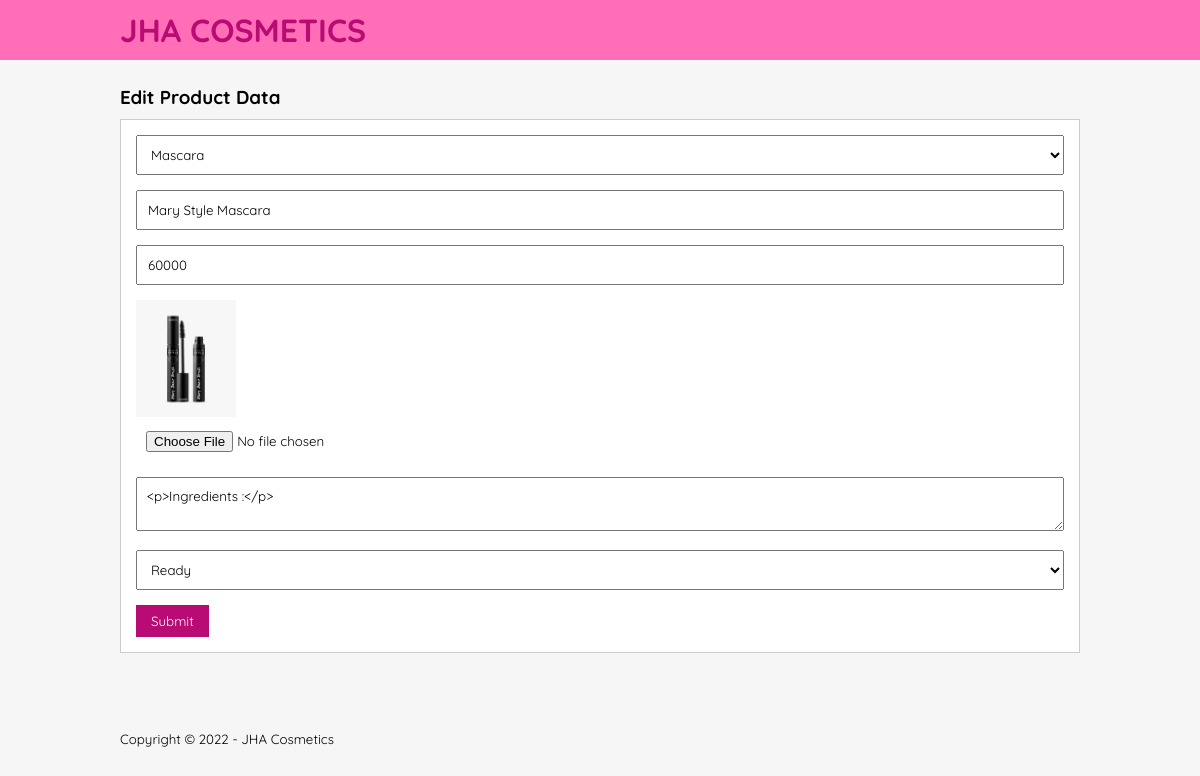
The page /edit-product.php?id=10 on the database its author committed.
### tables this page shows
CREATE TABLE `tb_product` (
  `product_id` int(11) NOT NULL,
  `category_id` int(11) NOT NULL,
  `product_name` varchar(100) NOT NULL,
  `product_price` int(11) NOT NULL,
  `product_description` text NOT NULL,
  `product_image` varchar(100) NOT NULL,
  `product_status` tinyint(1) NOT NULL,
  `date_created` timestamp NOT NULL DEFAULT current_timestamp()
);

CREATE TABLE `tb_category` (
  `category_id` int(11) NOT NULL,
  `category_name` varchar(25) NOT NULL
);

### edit-product.php (the view, shortened to what this page needs)
<?php
	include 'config.php';
	$images = mysqli_query($conn, "SELECT * FROM tb_product WHERE product_id = '".$_GET['id']."' ");
	$p = mysqli_fetch_object($images);
?>
<!DOCTYPE html>
<html>
<head>
	<link rel="stylesheet" href="css/style.css">
</head>
<body>
	<header>
		<div class="container">
			<h1><a href="index.php">JHA COSMETICS</a></h1>
		</div>
	</header>
	<div class="section">
		<div class="container">
			<h3>Edit Product Data</h3>
			<div class="box">
				<form action="" method="POST" enctype="multipart/form-data">
					<select class="input-control" name="kategori" required>
						<?php
							$kategori = mysqli_query($conn, "SELECT * FROM tb_category ORDER BY category_id DESC");
							while($r = mysqli_fetch_array($kategori)){
						?>
						<option value="<?php echo $r['category_id'] ?>" <?php echo ($r['category_id'] == $p->category_id)? 'selected':''; ?>><?php echo $r['category_name'] ?></option>
						<?php } ?>
					</select>
					<input type="text" name="nama" class="input-control" placeholder="Product Name" value="<?php echo $p->product_name ?>" required>
					<input type="text" name="harga" class="input-control" placeholder="Price" value="<?php echo $p->product_price ?>" required>
					<img src="images/<?php echo $p->product_image ?>" width="100px">
					<input type="file" name="gambar" class="input-control">
					<textarea class="input-control" name="deskripsi" placeholder="Description"><?php echo $p->product_description ?></textarea><br>
					<select class="input-control" name="status">
						<option value="1" <?php echo ($p->product_status == 1)? 'selected':''; ?>>Ready</option>
					</select>
					<input type="submit" name="submit" value="Submit" class="btn">
				</form>
			</div>
		</div>
	</div>
	<footer>
		<div class="container">
			<small>Copyright &copy; 2022 - JHA Cosmetics</small>
		</div>
	</footer>
</body>
</html>

### css/style.css (style rules this page uses)
* { padding:0; margin:0; font-family: 'Quicksand', sans-serif; }
body { background-color: #f6f6f6; }
a { color:#b80b73; text-decoration: none; }
.input-control { width:100%; padding:10px; margin-bottom: 15px; box-sizing: border-box; }
.btn { padding:8px 15px; background-color: #b80b73; color: #fff; border:none; cursor: pointer; }
header { background-color: #ff6eb6; color: #fff; }
header h1 { float: left; padding:10px 0; }
footer { padding:25px 0; }
.container { width: 80%; margin:0 auto; }
.container:after { content: ''; display: block; clear: both; }
.section { padding:25px 0; }
.box { background-color: #fff; border:1px solid #ccc; padding:15px; box-sizing: border-box; margin:10px 0 25px 0; }
.box:after { content: ''; display: block; clear: both; }

### rows shown on the page
tb_product: kategori "Mascara", nama "Mary Style Mascara", harga "60000", product_image (picture), deskripsi "<p>Ingredients :</p>", status "Ready"
